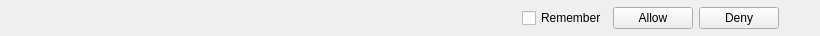
<?xml version="1.0" encoding="UTF-8"?>
<ui version="4.0">
 <class>HTML5PermissionsNotification</class>
 <widget class="QWidget" name="HTML5PermissionsNotification">
  <property name="geometry">
   <rect>
    <x>0</x>
    <y>0</y>
    <width>820</width>
    <height>36</height>
   </rect>
  </property>
  <layout class="QHBoxLayout" name="horizontalLayout">
   <property name="topMargin">
    <number>0</number>
   </property>
   <property name="bottomMargin">
    <number>0</number>
   </property>
   <item>
    <widget class="QLabel" name="textLabel">
     <property name="text">
      <string/>
     </property>
    </widget>
   </item>
   <item>
    <spacer name="horizontalSpacer">
     <property name="orientation">
      <enum>Qt::Horizontal</enum>
     </property>
     <property name="sizeHint" stdset="0">
      <size>
       <width>40</width>
       <height>20</height>
      </size>
     </property>
    </spacer>
   </item>
   <item>
    <widget class="QCheckBox" name="remember">
     <property name="text">
      <string>Remember</string>
     </property>
    </widget>
   </item>
   <item>
    <widget class="QPushButton" name="allow">
     <property name="text">
      <string>Allow</string>
     </property>
    </widget>
   </item>
   <item>
    <widget class="QPushButton" name="deny">
     <property name="text">
      <string>Deny</string>
     </property>
    </widget>
   </item>
   <item>
    <widget class="MacToolButton" name="close">
     <property name="text">
      <string/>
     </property>
     <property name="autoRaise">
      <bool>true</bool>
     </property>
    </widget>
   </item>
  </layout>
 </widget>
 <customwidgets>
  <customwidget>
   <class>MacToolButton</class>
   <extends>QToolButton</extends>
   <header>mc.tools.MacToolButton</header>
  </customwidget>
 </customwidgets>
 <resources/>
 <connections/>
</ui>
